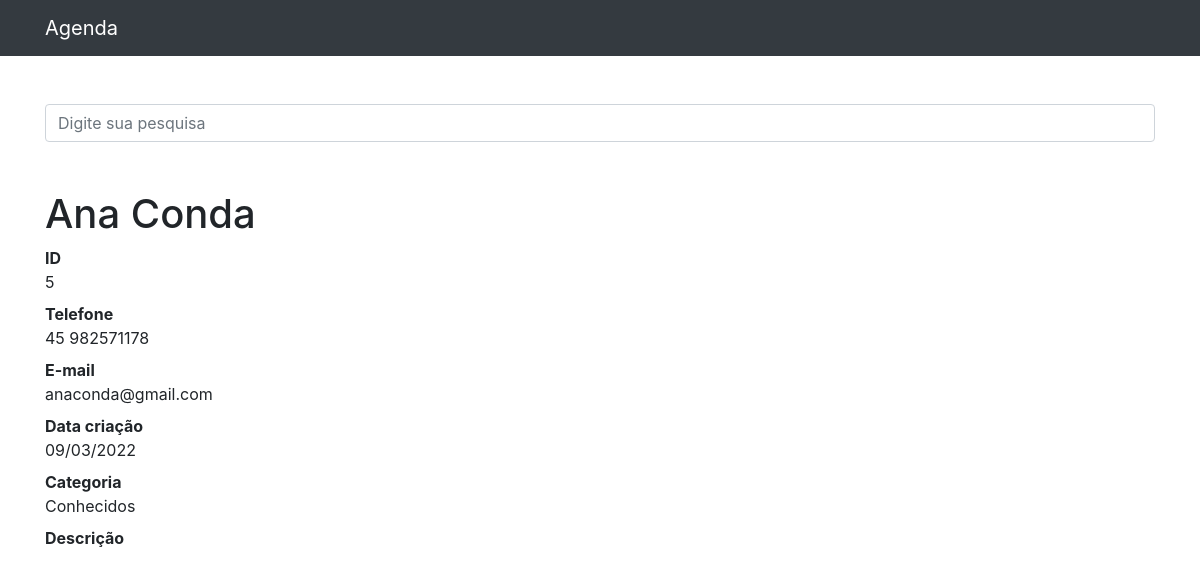
The page /5 on the database its author committed.
### contatos/models.py (models this page shows, shortened)
class Contato(models.Model):
    nome = models.CharField(max_length=255)
    sobrenome = models.CharField(max_length=255, blank=True)
    telefone = models.CharField(max_length=255)
    email = models.CharField(max_length=255, blank=True)
    data_criacao = models.DateTimeField(default=timezone.now)
    descricao = models.TextField(blank=True)
    categoria = models.ForeignKey(Categoria, on_delete=models.DO_NOTHING)
    mostrar = models.BooleanField(default=True)
    foto = models.ImageField(blank = True, upload_to='fotos/%Y/%m/%d')

class Categoria(models.Model):
    nome = models.CharField(max_length=255)
    def __str__(self):
        return self.nome

### contatos/views.py (the view)
# urls.py: path('<int:contato_id>', views.ver_contato, name='ver_contato'),
def ver_contato(request, contato_id):
    contato=get_object_or_404(Contato, id=contato_id)
    if not contato.mostrar:
        raise Http404()
    return render(request, 'contatos/ver_contato.html',{
        'contato':contato
     })

### contatos/templates/contatos/ver_contato.html (shortened to what this page needs)
{%extends 'base.html'%}
{%block 'conteudo'%}
        <h1 class="mt-5">{{contato.nome}} {{contato.sobrenome}}</h1>
        <dl>
          <dt>ID</dt>
          <dd>{{contato.id}}</dd>
          <dt>Telefone</dt>
          <dd>{{contato.telefone}}</dd>
          <dt>E-mail</dt>
          <dd>{{contato.email}}</dd>
          <dt>Data criação</dt>
          <dd>{{contato.data_criacao| date:'d/m/Y'}}</dd>
          <dt>Categoria</dt>
          <dd>{{contato.categoria}}</dd>
          <dt>Descrição</dt>
        </dl>
{%endblock%}

### rows shown on the page
Contato: nome "Ana", sobrenome "Conda", id "5", telefone "45 982571178", email "anaconda@gmail.com", data_criacao "09/03/2022", categoria "Conhecidos"
